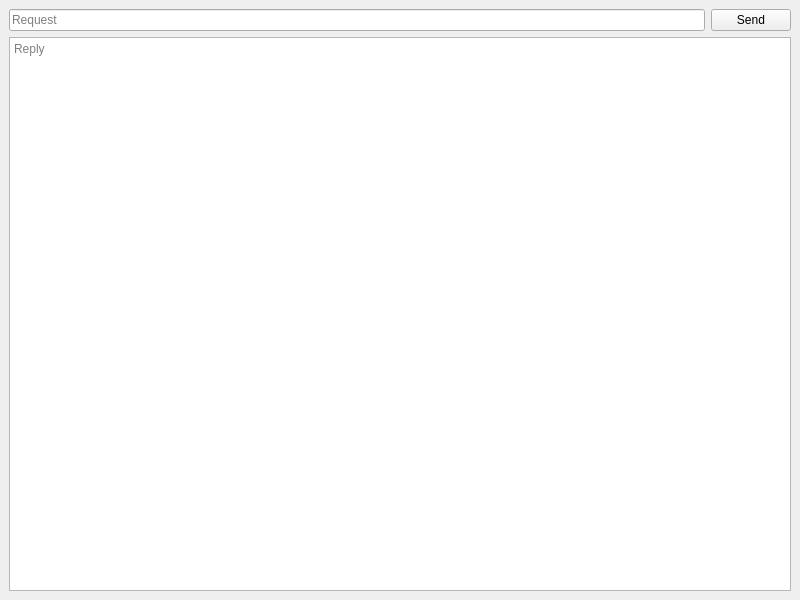
<?xml version="1.0" encoding="UTF-8"?>
<ui version="4.0">
 <class>ApiTestWindow</class>
 <widget class="QMainWindow" name="ApiTestWindow">
  <property name="geometry">
   <rect>
    <x>0</x>
    <y>0</y>
    <width>800</width>
    <height>600</height>
   </rect>
  </property>
  <property name="windowTitle">
   <string>MainWindow</string>
  </property>
  <widget class="QWidget" name="centralwidget">
   <layout class="QVBoxLayout" name="verticalLayout">
    <item>
     <layout class="QHBoxLayout" name="HLay_Request">
      <item>
       <widget class="QLineEdit" name="LineEdit_Request">
        <property name="dragEnabled">
         <bool>true</bool>
        </property>
        <property name="placeholderText">
         <string>Request</string>
        </property>
        <property name="clearButtonEnabled">
         <bool>true</bool>
        </property>
       </widget>
      </item>
      <item>
       <widget class="QPushButton" name="PButton_Send">
        <property name="text">
         <string>Send</string>
        </property>
       </widget>
      </item>
     </layout>
    </item>
    <item>
     <widget class="QPlainTextEdit" name="PlainTextEdit_Reply">
      <property name="readOnly">
       <bool>true</bool>
      </property>
      <property name="placeholderText">
       <string>Reply</string>
      </property>
     </widget>
    </item>
   </layout>
  </widget>
 </widget>
 <resources/>
 <connections/>
</ui>
